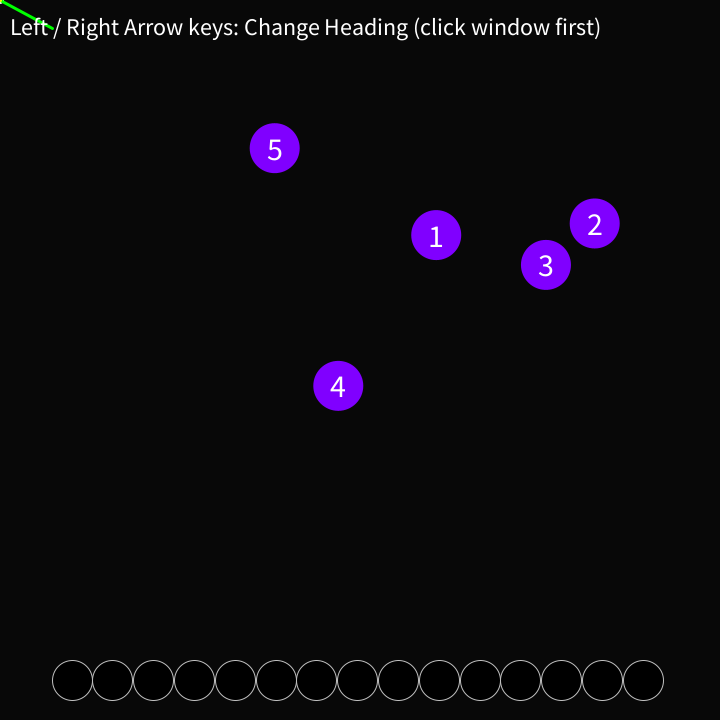
Frame 1 (no input)
Frame 60 (the mouse pressed at the canvas centre just before this capture): identical to frame 1, image omitted
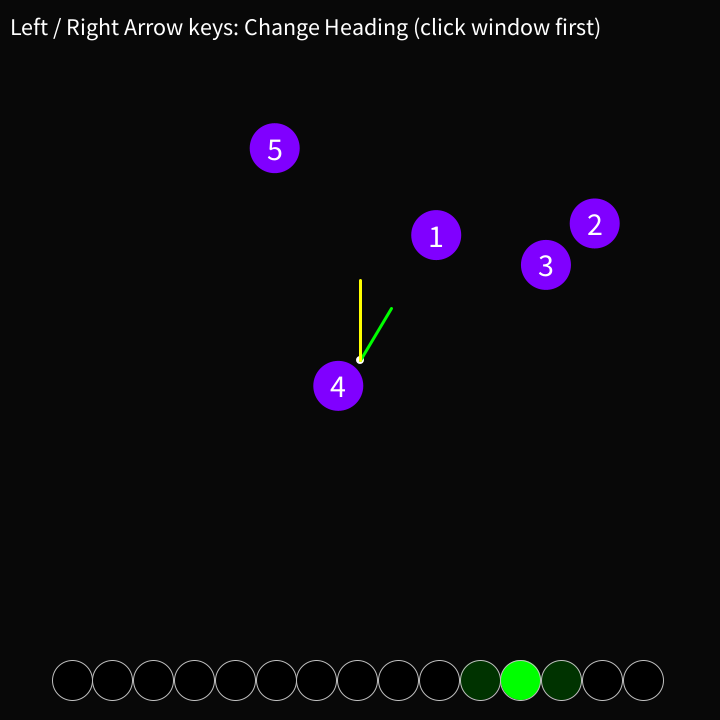
Frame 120 (the mouse held since frame 60 and released just before this capture)

The Processing sketch that drew these frames (run headless with seeded random() and noise(); from frame 60 on, the mouse is pressed at the canvas centre):

// Processing sketch: hatNavPrototype
// ── hatNavPrototype.pde
/*
 * hatNavPrototype
 * A sketch to demonstrate how a strip of LEDs can guide one's way
 * Most of the magic happens in the function "drawSimulatedLEDS()"
 */

int numLEDS          = 15; // Can be arbitrary, best with odd values
int numWaypoints     = 5;  // Number of waypoints
int crntWaypoint     = 0;  // Currently selected waypoint
float WaypointRadius = 50; // Size of waypoints
float userHeading    = 270;  // current heading user is facing

// Convenience Variables
color black          = color(8);
color white          = color(255); 
color gray           = color(192);
color green          = color(0, 255, 0);
color purple         = color(128, 0, 255);
color yellow         = color(255, 255, 0);

// Array containing XY coordinates of waypoints
float[][] waypoints = new float[numWaypoints][2];

// Required function; code to be run once at startup
void setup() {
  pixelDensity(displayDensity());
  size(720, 720);     // Set window size
  background(black);  // Set background to gray
  noStroke();         // Use no outline around primitives
  
  // Randomly Generate some waypoints
  for (int i = 0; i < numWaypoints; i++) {
    waypoints[i][0] = random(100, width-100);
    waypoints[i][1] = random(100, height-100);
  }

  // Draw waypoints as purple dots
  drawWaypoints();
}

// Required function; code that runs continuously on every frame
void draw() {
  // Clear Screen
  background(black);

  // Self-explanatory
  drawWaypoints();

  // Draw dot where mouse cursor is
  noStroke();
  fill(white);
  circle(mouseX, mouseY, 8);

  // Lines must have positive non-zero stroke to render
  strokeWeight(3);  // Set linethickness

  // Get angle between mouse position and next waypoint
  float direction = getAng(
    mouseX, 
    mouseY, 
    waypoints[crntWaypoint][0], 
    waypoints[crntWaypoint][1]);

  stroke(green);    // Set linecolor
  // Draw Vector (green line) located at mouse position, pointing to next waypoint
  line(mouseX, mouseY, mouseX + 60.0*cos(direction), mouseY + 60.0*sin(direction));

  stroke(yellow);    // Set linecolor
  // Draw Vector (yellow line) located at mouse posoition, pointing where user is facing
  line(
    mouseX, 
    mouseY, 
    mouseX + 80.0*cos(radians(userHeading)), 
    mouseY + 80.0*sin(radians(userHeading)));

  // When way point is reached, move to next waypoint
  if (watchPoint(waypoints[crntWaypoint][0], waypoints[crntWaypoint][1], WaypointRadius)) {
    println("Waypoint reached! Targetting next waypoint");
    crntWaypoint += 1;

    // Reset way point counter, loop through waypoints
    if (crntWaypoint >= numWaypoints) {
      crntWaypoint = 0;
    }
  }

  drawSimulatedLEDS(numLEDS);
  drawLegend();
}

// Returns true if mouse position falls within a circle of pr located at px, py
boolean watchPoint(float px, float py, float pr) {
  if (1.0 >= pow((mouseX - px), 2) / pow(pr/2, 2) + pow((mouseY - py), 2) / pow(pr/2, 2))
  {
    return true;
  } else {
    return false;
  }
}

// Display available inputs
void drawLegend() {
  textAlign(LEFT, BOTTOM);
  textSize(24);
  fill(white);
  text("Left / Right Arrow keys: Change Heading (click window first)", 10, 40);
}

// Draw all way points as purple dots
void drawWaypoints() {
  textAlign(CENTER, CENTER);
  textSize(32);
  noStroke();

  for (int i = 0; i < numWaypoints; i++) {     
    // Set color to purple
    fill(purple);
    circle(waypoints[i][0], waypoints[i][1], WaypointRadius);

    // Set color to white
    fill(white);
    text(i+1, waypoints[i][0], waypoints[i][1]);
  }
}

// Get angle between two points
float getAng(float px, float py, float qx, float qy) {
  float xDelta = qx-px;
  float yDelta = qy-py;
  return atan2(yDelta, xDelta);
}

void keyPressed() {
  if (key == CODED) {
    switch (keyCode) {
    case LEFT:  
      userHeading -= 10; 
      break;
    case RIGHT: 
      userHeading += 10; 
      break;
    }
  }

  // Limit User heading to 0 - 360
  if (userHeading > 360)
    userHeading -= 360;
  if (userHeading < 0)
    userHeading += 360;
}

void drawSimulatedLEDS(int numLEDS) {
  for (int i = 0; i < numLEDS; i++) {
    // Draw LEDS along bottom of screen with thin gray outline
    float xPos = map(i, 0, numLEDS, width/10, width-width/20);
    stroke(gray);
    strokeWeight(1);

    // Get angle between mouse position and next waypoint
    float direction = degrees(getAng(
      mouseX,                         // Substitutes X Coordinate of user
      mouseY,                         // Substitutes Y Coordinate of user
      waypoints[crntWaypoint][0],     // X coordinate of current waypoint
      waypoints[crntWaypoint][1]) );  // Y coordinate of current waypoint

    // Get angular difference between direction and heading of user
    int deltaAng = int(abs(userHeading-direction+180));

    // keep deltaAng < 360
    if (deltaAng > 360)
      deltaAng -= 360;

    // Map Viewer Azimuth to LED strip
    int LEDindex = int(map(deltaAng, 180-45, 180+45, numLEDS-1, 0));

    // Get distance to waypoint from current position
    float distance = sqrt(  
      pow(mouseX-waypoints[crntWaypoint][0], 2)+
      pow(mouseY-waypoints[crntWaypoint][1], 2) );

    // The higher this number, the more LEDS light up as one approaches a waypoint
    int proximityFactor =  400;   

    // Set LED brightness proportional to distance to waypoint and number of LEDS
    int grn = (int(proximityFactor/distance) - abs(LEDindex-i))*51;
    fill(0, grn, 0);

    // Ensure the LED most directly facing the waypoint is always fully lit
    if (i == LEDindex)
      fill(green);

    // Draw "LED"
    circle(xPos, height-40, 40);
  }
}
